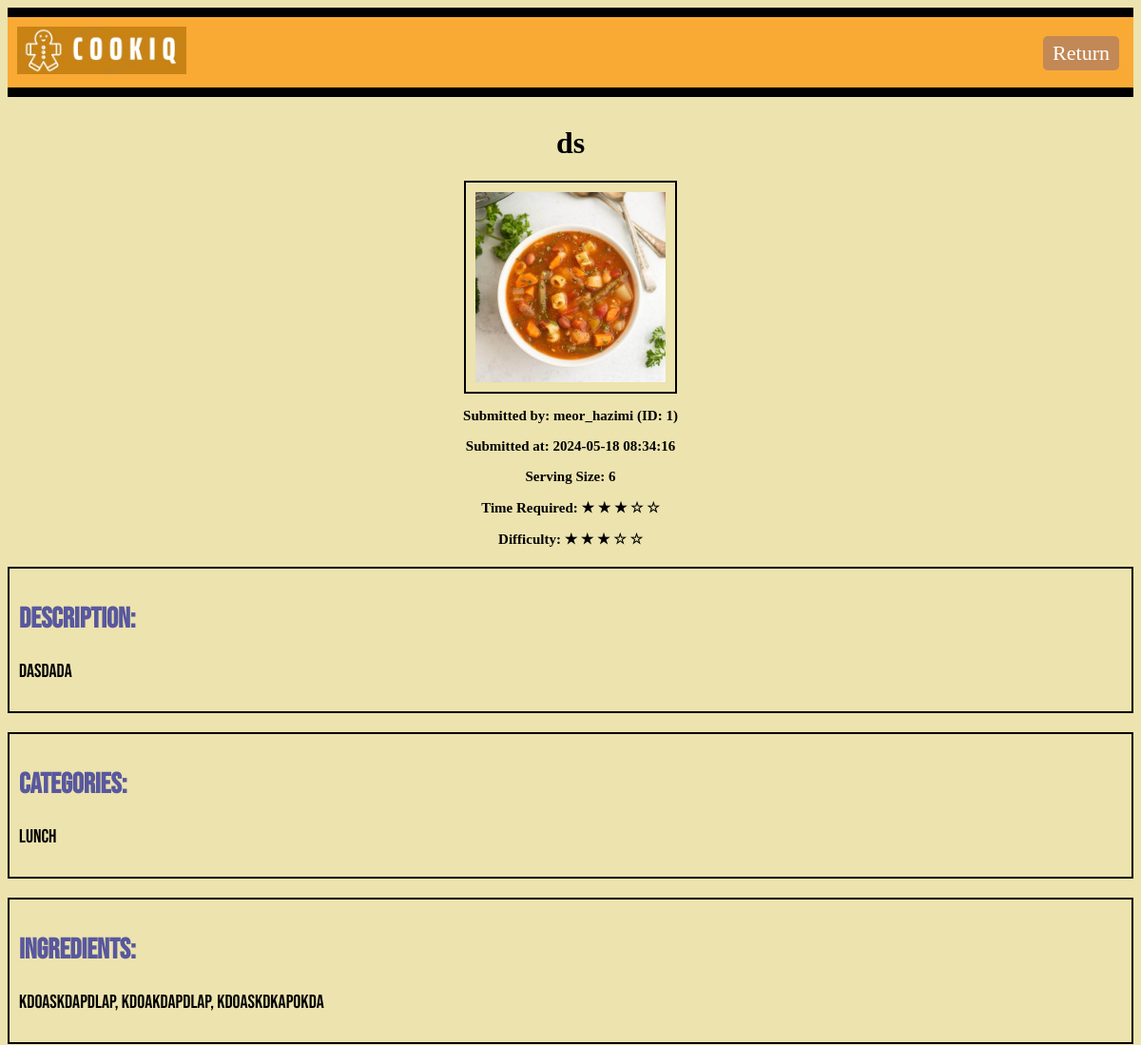
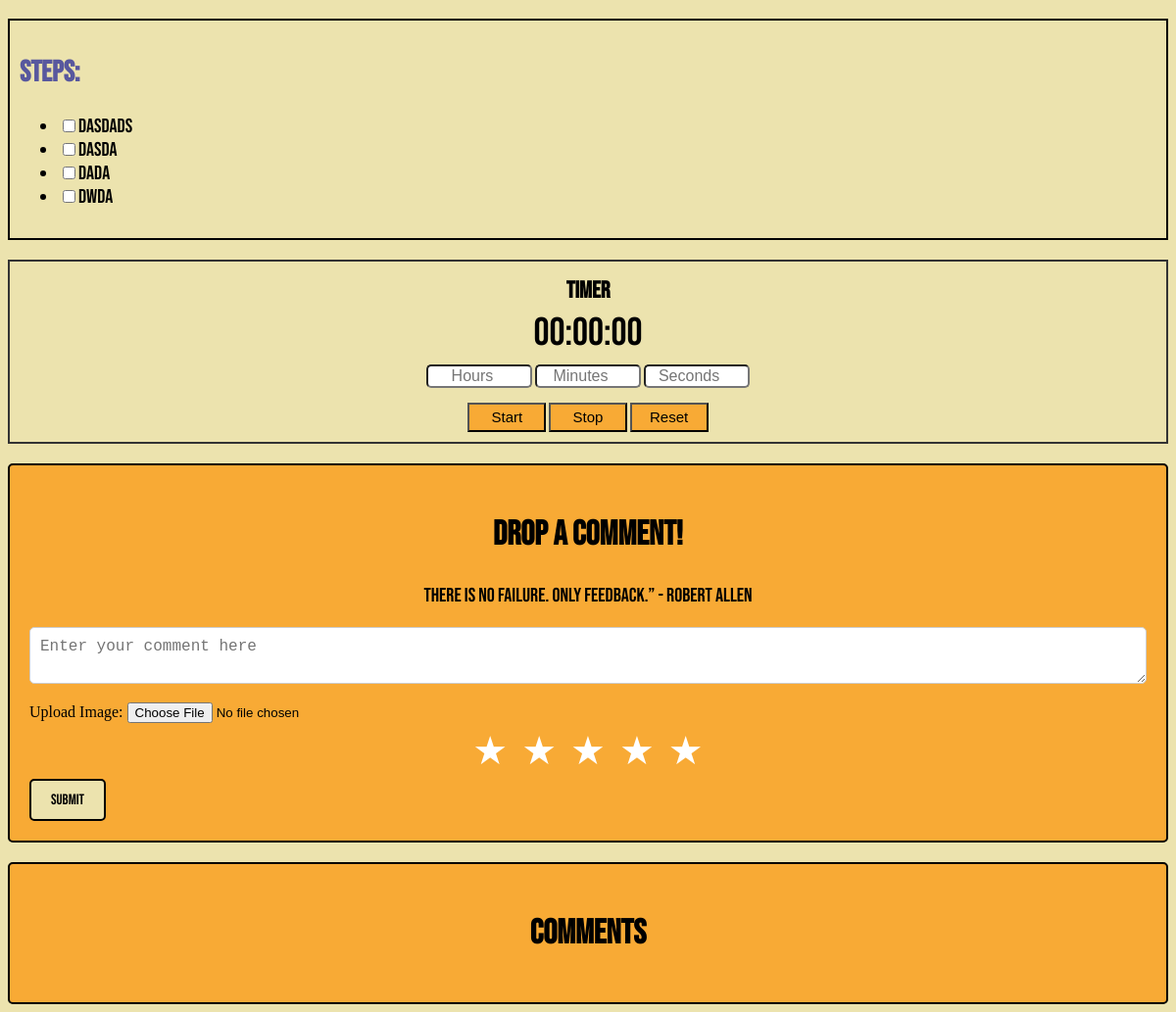
Page /user/1/recipe/1 (signed in) on the committed database (2 pictures, top to bottom).
### models.py (models this page shows, shortened)
class Recipe(db.Model):
    id = db.Column(db.Integer, primary_key=True)
    recipe_name = db.Column(db.String(100), nullable=False)
    description = db.Column(db.Text, nullable=False)
    ingredients = db.Column(db.Text, nullable=False)
    steps = db.Column(db.Text, nullable=False)
    difficulty = db.Column(db.Integer, nullable=False)
    time_required = db.Column(db.Integer, nullable=False)
    serving_size = db.Column(db.Integer, nullable=False)
    submitted_at = db.Column(db.DateTime(timezone=True), server_default=db.func.now())
    approved = db.Column(db.Boolean, default=False)
    user_id = db.Column(db.Integer, db.ForeignKey('user.id'), nullable=False)
    user = db.relationship('User', backref=db.backref('recipe_submissions', lazy=True))
    image_path = db.Column(db.String(255))  # Path to the image file
    submitted_by = db.Column(db.String(100), nullable=False)
    comments = db.relationship('Comment', backref=db.backref('recipe'), lazy=True)
    categories = db.relationship('Category', secondary=recipe_category_association, backref=db.backref('recipes', lazy='dynamic'))

class Category(db.Model):
    id = db.Column(db.Integer, primary_key=True)
    name = db.Column(db.String(100), nullable=False, unique=True)

### main.py (the view)
@app.route("/user/<int:user_id>/recipe/<int:recipe_id>")
def recipe(user_id,recipe_id):
    if "user_id" not in session or session["user_id"] != user_id:
        return redirect(url_for("login"))
    user = User.query.get_or_404(user_id)
    recipe = Recipe.query.get_or_404(recipe_id)
    comments = Comment.query.filter_by(recipe_id=recipe_id).all()
    return render_template("recipe.html", user=user, recipe=recipe, comments=comments)

### templates/recipe.html (shortened to what this page needs)
<!DOCTYPE html>
<html>
<head>
</head>
<body>
    <div class="header">
        <img style="height: 50px;" src="{{ url_for('static', filename='Logo_CookiQ.jpeg') }}" alt="Logo_CookiQ">
        <a href="{{ url_for('browse_recipe', user_id=user.id) }}" class="Return">Return</a>
    </div>
    <h1 class="recipe-title">{{ recipe.recipe_name }}</h1>
    <div class="recipe-photo-container">
        <img src="{{ url_for('static', filename=recipe.image_path) }}" class="recipe-photo" alt="Recipe Photo" style="max-width: 200px;">
        <div  class="submitted-by-date">
            <p>Submitted by: {{ recipe.submitted_by }}</p>
            <p>Submitted at: {{ recipe.submitted_at }}</p>
            <p>Serving Size: {{ recipe.serving_size }}</p>
            <p>Time Required:
                {% for i in range(recipe.time_required) %}
                    &#9733;
                {% endfor %}
                {% for i in range(5 - recipe.time_required) %}
                    &#9734;
                {% endfor %}
            </p>
            <p>Difficulty:
                {% for i in range(recipe.difficulty) %}
                    &#9733;
                {% endfor %}
                {% for i in range(5 - recipe.difficulty) %}
                    &#9734;
                {% endfor %}
            </p>
        </div>
    </div>
    <div class="recipe-details">
        <h2>Description:</h2>
        <p>{{ recipe.description }}</p>
    </div>
    <div class="recipe-details">
        <h2>Categories:</h2>
        <p>
            {% for category in recipe.categories %}
                {{ category.name }}{% if not loop.last %}, {% endif %}
            {% endfor %}
        </p>
    </div>
    <div class="recipe-details">
        <h2>Ingredients:</h2>
        <p>{{ recipe.ingredients }}</p>
    </div>
    <div class="recipe-details">
        <h2>Steps:</h2>
        <ul>
            {% for step in recipe.steps.split('\n') %}
                <li><input type="checkbox" id="step{{ loop.index }}" name="step{{ loop.index }}"><label for="step{{ loop.index }}">{{ step }}</label></li>
            {% endfor %}
        </ul>
    </div>
    <div class="timer-container">
        <h2>Timer</h2>
        <p id="timer">00:00:00</p>
        <div>
            <input type="number" id="hours" min="0" placeholder="Hours">
            <input type="number" id="minutes" min="0" max="59" placeholder="Minutes">
            <input type="number" id="seconds" min="0" max="59" placeholder="Seconds">
        </div>
        <div>
            <button onclick="startCountdown()">Start</button>
            <button onclick="stopCountdown()">Stop</button>
            <button onclick="resetCountdown()">Reset</button>
        </div>
    </div>
    <div class="comment-box">
        <h2>Drop A Comment!</h2>
        <p>There is no failure. Only feedback.” - Robert Allen</p>
        <form action="{{ url_for('submit_comment', user_id=user.id, recipe_id=recipe.id) }}" method="post" enctype="multipart/form-data">
            <textarea name="comment" placeholder="Enter your comment here" class="input-field"></textarea>
            <label for="image">Upload Image:</label>
            <input type="file" name="image" accept="image/*" >
            <div class="rating">
                <label for="star5"></label>
                <label for="star4"></label>
                <label for="star3"></label>
                <label for="star2"></label>
                <label for="star1"></label>
            </div>
            <input type="submit" value="SUBMIT" class="submit-button">
        </form>
    </div>
    <div class="comment-section">
        <h2>Comments</h2>
    </div>
</body>
</html>

### templates/recipe.html (style rules this page uses)
body { background-color: #ece3ae; }
.header { padding: 10px; background-color: #f8aa35; border-top: 10px solid #000; border-bottom: 10px solid #000; margin-bottom: 20px; position: relative; }
.Return { position: absolute; top: 20px; right: 15px; padding: 5px 10px; border-radius: 5px; text-align: center; background-color: #c28855; color: #fff; text-decoration: none; cursor: pointer; font-size: 22px; font-weight: 300; transition: background-color 0.3s; z-index: 1; }
.recipe-title { text-align: center; margin-top: 30px; }
.recipe-photo-container { text-align: center; margin-bottom: 20px; }
.recipe-photo { display: block; margin: 0 auto; border: 2px solid #000; padding: 10px; max-width: 100%; height: auto; }
.submitted-by-date { font-weight: bold; font-size: 15px; }
.recipe-details { font-family: 'Bebas Neue', sans-serif; border: 2px solid #000; padding: 10px; margin-bottom: 20px; font-size: 20px; }
.recipe-details h2 { color: rgb(88, 88, 158); font-size: 30px; }
.comment-box { background-color: #f8aa35; border: 2px solid #000; border-radius: 5px; padding: 20px; margin-top: 20px; }
.comment-box h2 { text-align: center; font-family: 'Bebas Neue', sans-serif; font-size: 35px; }
.comment-box p { text-align: center; font-family: 'Bebas Neue', sans-serif; font-size: 20px; }
.input-field { width: 100%; padding: 10px; margin-bottom: 15px; border: 1px solid #ccc; border-radius: 5px; box-sizing: border-box; font-size: 16px; }
.rating { unicode-bidi: bidi-override; direction: rtl; text-align: center; }
.rating > label { display: inline-block; padding: 5px; font-size: 40px; color: #ffffff; cursor: pointer; }
.rating > label:before { content: "\2605"; }
.submit-button { padding: 10px 20px; background: #ece3ae; border: 2px solid #000000; border-radius: 5px; cursor: pointer; text-align: center; font-family: 'Bebas Neue', sans-serif; font-size: 15px; transition: background-color 0.3s; z-index: 1; }
.comment-section { background-color: #f8aa35; border: 2px solid #000; border-radius: 5px; padding: 20px; margin-top: 20px; }
.comment-section h2 { text-align: center; font-family: 'Bebas Neue', sans-serif; font-size: 35px; }
.timer-container { border: 2px solid #333; padding: 10px; text-align: center; font-family: 'Bebas Neue', sans-serif; }
.timer-container p { font-size: 40px; margin-top: 5px; margin-bottom: 5px; }
.timer-container h2 { margin-bottom: 5px; margin-top: 5px; }
.timer-container button { width: 80px; height: 30px; background-color: #f8aa35; transition: background-color 0.3s; font-size: 15px; }
.timer-container input { margin-top: 3px; margin-bottom: 15px; width: 100px; font-size: 16px; border-radius: 5px; text-align: center; }

### rows in the picture
Recipe: recipe_name "ds", image_path (picture), submitted_by "meor_hazimi (ID: 1)", submitted_at "2024-05-18 08:34:16", serving_size "6", time_required 3 (drawn), difficulty 3 (drawn), description "dasdada", ingredients "kdoaskdapdlap, kdoakdapdlap, kdoaskdkapokda"
Category: name "Lunch"

### other values in the picture
{{ step }} "dasdads" "dasda" "dada" "dwda"
